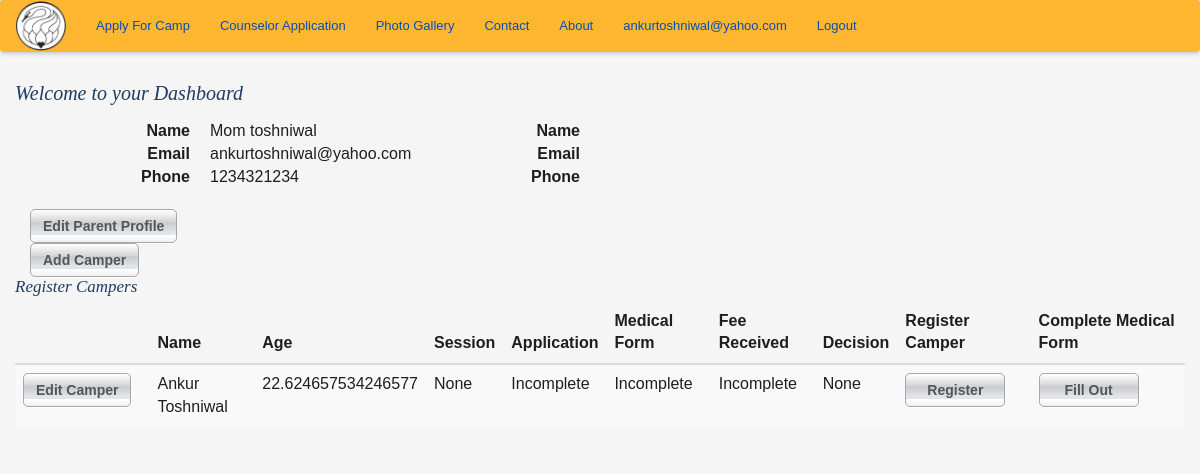
The page /dashboard (signed in) on the database its author committed.
### app/models.py (models this page shows, shortened)
class User(UserMixin, db.Model):
    __tablename__ = 'user'
    id = db.Column(db.Integer, primary_key=True)
    email = db.Column(db.String(64), unique=True, index=True)
    password_hash = db.Column(db.String(128))
    parents = db.relationship('Parents', backref='parents', uselist=False)
    @property
    def password(self):
        raise AttributeError('password is not a readable attribute')

class Parents(db.Model):
    __tablename__ = 'parents'
    id = db.Column(db.Integer, primary_key = True)
    g1fn = db.Column(db.String(64), index = True)
    g1ln = db.Column(db.String(64), index = True)
    g2fn = db.Column(db.String(64), index = True)
    g2ln = db.Column(db.String(64), index = True)
    g1street = db.Column(db.String(64))
    g1city = db.Column(db.String(64))
    g1state = db.Column(db.String(64))
    g1zipcode = db.Column(db.String(64))
    g1country = db.Column(db.String(64))
    g2street = db.Column(db.String(64))
    g2city = db.Column(db.String(64))
    g2state = db.Column(db.String(64))
    g2zipcode = db.Column(db.String(64))
    g2country = db.Column(db.String(64))
    g1phone = db.Column(db.String(64))
    g2phone = db.Column(db.String(64))
    g2email = db.Column(db.String(64))
    user_id = db.Column(db.Integer, db.ForeignKey('user.id'))
    campers = db.relationship('Camper', backref='parents', lazy='dynamic')

class Camper(db.Model):
    __tablename__ = 'camper'
    id = db.Column(db.Integer, primary_key = True)
    fn = db.Column(db.String(64), index=True)
    ln = db.Column(db.String(64), index=True)
    dob = db.Column(db.Date, index = True)
    gender = db.Column(db.String(5))
    street = db.Column(db.String(200))
    state = db.Column(db.String(2))
    country = db.Column(db.String(64))
    zipcode = db.Column(db.String(8))
    campercell = db.Column(db.String(64))
    camperemail = db.Column(db.String(64))
    parents_id = db.Column(db.Integer, db.ForeignKey('parents.id'))
    def find_active_registration(self):
        current_year = str(datetime.now().year)
        regs = Camper_Registration.query.filter_by(camper_id=self.id).join(Camp_Session, Camper_Registration.camp_session_id==Camp_Session.id).filter_by(year=current_year).first()
        return regs
    @property
    def age(self):
        return ((datetime.now().date() - self.dob).days) / 365

### app/controller.py (the view)
@app.route('/dashboard', methods=['GET'])
@login_required
def dashboard():
    parents = Parents.query.filter_by(user_id=current_user.id).first()
    if parents is None:
        return redirect(url_for('create_parent_profile'))
    campers = Camper.query.filter_by(parents_id=current_user.parents.id).all()
    regs = {c:c.find_active_registration() for c in campers}
    med = {}
    sess = {}
    for c in campers:
        if regs[c] is None:
            med[c] = None
            sess[c] = "None"
        else:
            sess[c] = regs[c].get_session()
            med[c] = Medical_Form.query.filter_by(camper_registration_id=regs[c].id)
    return render_template('dashboard.html', campers=campers, regs=regs, sess=sess, med=med)

### app/models.py (called while the page is built)
@login_manager.user_loader
def load_user(user_id):
    return User.query.filter_by(email=user_id).first()

### app/templates/dashboard.html (shortened to what this page needs)
{% extends "base_templates/base.html" %}
{% import "bootstrap/wtf.html" as wtf %}
{% block content %}
    <div class= "container">
        <div class="row">
            <h1> Welcome to your Dashboard</h1>
            <div class= "col-md-4">
                <dl class="dl-horizontal">
                    <dt>Name</dt>
                    <dd>{{ current_user.parents.g1fn }} {{ current_user.parents.g1ln }}</dd>
                    <dt>Email</dt>
                    <dd>{{ current_user.email}}</dd>
                    <dt>Phone</dt>
                    <dd>{{ current_user.parents.g1phone }}</dd>
                </dl>
                <a class='btn' href="{{ url_for('edit_parent_profile', parents_id=current_user.parents.id) }}"> Edit Parent Profile</a>
            </div>
            <div class="col-md-4">
                <dl class="dl-horizontal">
                    <dt>Name</dt>
                    <dd>{{ current_user.parents.g2fn }} {{ current_user.parents.g2ln }}</dd>
                    <dt>Email</dt>
                    <dd>{{ current_user.parents.g2email}}</dd>
                    <dt>Phone</dt>
                    <dd>{{ current_user.parents.g2phone }}</dd>
                </dl>
            </div>
            <div class="clearfix"></div>
            <div class="col-md-6"><a class='center-block btn' href="{{url_for('add_camper')}}">Add Camper</a></div>
        </div>
        <div class="row">
            <h2>Register Campers</h2>
            {% if campers|length == 0 %}
                <p>Please Add a Camper to register them</p>
            {% else %}
                <div class="table-responsive">
                    <table class="table table-striped">
                        <thead>
                            <tr>
                                <th></th>
                                <th>Name</th>
                                <th>Age</th>
                                <th>Session</th>
                                <th>Application</th>
                                <th>Medical Form</th>
                                <th>Fee Received</th>
                                <th>Decision</th>
                                <th>Register Camper</th>
                                <th>Complete Medical Form</th>
                            </tr>
                        </thead>
                        {% for camper in campers %}
                        <tr>
                            <td><a class="btn" href="{{ url_for('edit_camper', camper_id=camper.id) }}">Edit Camper</a></td>
                            <td>{{camper.fn}} {{camper.ln}}</td>
                            <td>{{camper.age}}</td>
                            <td>{{sess[camper]}}</td>
                            {% if regs[camper] == None %}
                                <td>Incomplete</td>
                            {% else %}
                                <td>{{regs[camper].sub_time}}</td>
                            {% endif %}
                            {% if med[camper] == None %}
                                <td>Incomplete</td>
                            {% else %}
                                <td>{{med[camper].sub_time}}</td>
                            {% endif %}
                            <td>Incomplete</td>
                            <td>None</td>
                            <td><a class="btn" href="{{ url_for('register_camper', camper_id=camper.id) }}">Register</a></td>
                            <td><a class="btn" href="{{ url_for('medical_form', camper_id=camper.id) }}">Fill Out</a></td>
                        </tr>
                        {% endfor %}
                    </table>
                </div>
            {% endif %}
        </div>
    </div>
{% endblock %}

### app/templates/base_templates/nav.html
<nav class="navbar navbar-dark">
  <a class="navbar-brand" href="{{ url_for('home') }}"><img style="width: 50px;" src="static/images/hhsclogo.png"></a>
  <ul class="nav navbar-nav">
    <li class="nav-item">
      <a class="nav-link" href="{{ url_for('auth.create_account') }}">Apply For Camp</a>
    </li>
    <li class="nav-item">
      <a class="nav-link" href="#">Counselor Application</a>
    </li>
    <li>
      <a>Photo Gallery</a>
    </li>
    <li>
      <a>Contact</a>
    </li>
    <li>
      <a>About</a>
    </li>
    {% if current_user.is_authenticated() %}
    <li class="nav-item pull-right">
      <a href="{{url_for('auth.logout')}}">Logout</a>
    </li>
    <li class= "nav-item pull-right">
      <a href="{{url_for('dashboard')}}">{{ current_user.email }}</a>
    </li>
    {% endif %}
  </ul>
</nav>

### app/static/css/newstyles.css (style rules this page uses)
.navbar { background-color: #ffb631; box-shadow: 0px 0px 5px 1px #bbb; }
.navbar-brand { padding: 0px 15px; }
dl { font-size: 16px; }

### app/static/css/style.css (style rules this page uses)
html { font-size: 100%; -webkit-text-size-adjust: 100%; -ms-text-size-adjust: 100%; }
html, body { border: 0; margin: 0; height: 100%; min-height: 100%; }
body { color: #1e1e1e; font: 13px/1.231 arial, helvetica, sans-serif; background: #f5f5f5; }
img { border: 0; vertical-align: middle; -ms-interpolation-mode: bicubic; }
a, a:visited { color: #0050b4; }
h1, h2 { margin: 10px 0 15px; padding: 0; font: italic 20px georgia, serif; color: #1e3c64; }
h2 { margin: 0 0 5px; font-size: 17px; }
ul { margin: 0; padding: 0; list-style: none; }
.btn { display: inline-block; border: 1px solid #a5a8ad; border-radius: 5px; margin: 0 10px 0 0; min-width: 100px; white-space: nowrap; text-align: center; font-weight: 700; color: #555; background: #e3e4e6 url(../img/btn.png) repeat-x; box-shadow: 0 1px 0 #fff; }

### rows shown on the page
User: email "ankurtoshniwal@yahoo.com"
Parents: parents.g1fn "Mom", parents.g1ln "toshniwal", parents.g1phone "1234321234"
Camper: fn "Ankur", ln "Toshniwal", age "22.624657534246577", sess "None"
